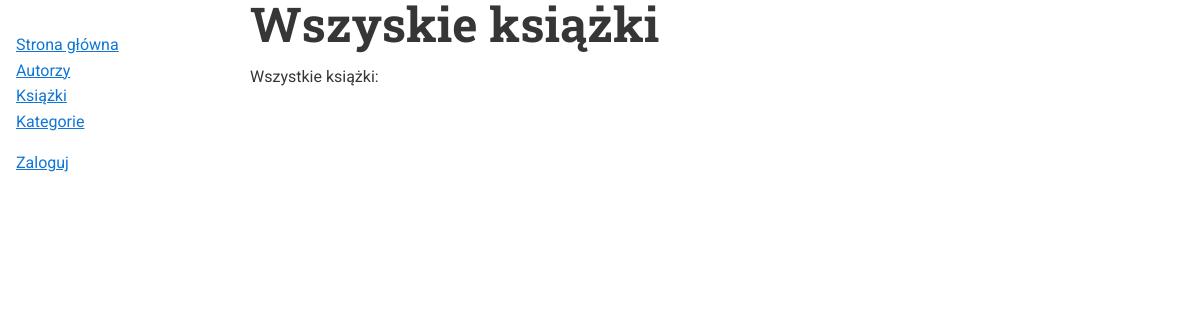
The page /books/ on the database as committed earlier.
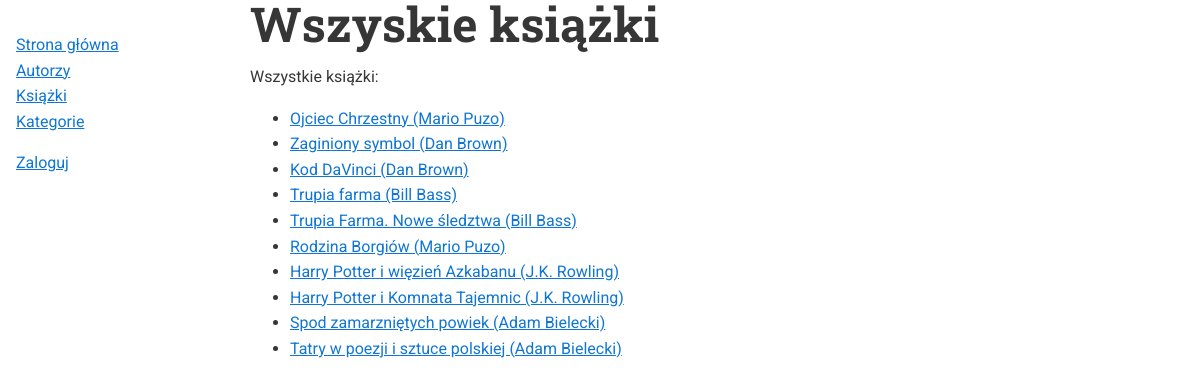
The same page on the database as committed later.
### books/models.py (models this page shows)
class Book(models.Model):
    title = models.CharField(
        max_length=200,
        null=False,
        blank=False,
        verbose_name="Title",
        help_text="",
    )
    author = models.ForeignKey(
        Author, on_delete=models.PROTECT,
        null=False,
        blank=False,
        verbose_name="Author",
        help_text="",
    )
    categories = models.ManyToManyField(
        "Category",
        blank=False,
        verbose_name="Categories",
        help_text="",
    )
    pages = models.PositiveIntegerField(
        null=True,
        blank=True,
        verbose_name="Pages",
        help_text="",
    )
    description = models.TextField(
        blank=True,
        verbose_name="Description",
        help_text="",
    )
    cover = models.ImageField(
        blank=True, null=False, default="",
        verbose_name="Cover image",
        help_text="",
    )
    def __str__(self):
        return f'{self.title} ({self.author})'

class Author(models.Model):
    first_name = models.CharField(
        max_length=50,
        null=False,
        blank=False,
        verbose_name="First Name",
        help_text="",
    )
    last_name = models.CharField(
        max_length=100,
        null=False,
        blank=False,
        verbose_name="Last Name",
        help_text="",
    )
    birth_date = models.DateField(
        null=True,
        blank=True,
        verbose_name="Birth Date",
        help_text="",
    )
    web_site = models.URLField(
        null=False,
        blank=True,
        default="",
        verbose_name="Web Site Address",
        help_text="",
    )
    def __str__(self):
        return f'{self.first_name} {self.last_name}'

### books/views.py (the view)
# urls.py: path('books/', views.BookList.as_view(), name='list-books'),
class BookList(ListView):
    model = Book
    template_name = 'books/list_books.html'
    extra_context = {
        'title': 'Wszyskie książki',
    }

### templates/books/list_books.html
{% extends "base_books.html" %}
{% block content %}
<p>Wszystkie książki:</p>
<ul>
{% for book in object_list %}
    <li><a href="{% url 'books:book-details' book.pk %}">{{ book }}</a></li>
{% endfor %}
</ul>
{% endblock %}

### templates/base_books.html (shortened to what this page needs)
{% load static %}
<!DOCTYPE html>
<html lang="en">
<head>
    <link rel="stylesheet"
          href="https://cdnjs.cloudflare.com/ajax/libs/normalize/8.0.1/normalize.min.css"
 />
    <link rel="stylesheet" href="{% static 'books/books.css' %}">
</head>
<body>
    <nav>
        <ul>
            <li><a href="{% url 'books:index' %}">Strona główna</a></li>
            <li><a href="{% url 'books:list-authors' %}">Autorzy</a></li>
            <li><a href="{% url 'books:list-books' %}">Książki</a></li>
            <li><a href="{% url 'books:list-categories' %}">Kategorie</a></li>
        </ul>
        {% if request.user.is_authenticated %}
        <p>Witaj, {{ request.user.first_name }}!</p>
        <p><a href="{% url 'reviews:list-reviews' %}">Twoje recenzje</a></p>
        <p><a href="{% url 'logout' %}">Wyloguj</a></p>
        {% else %}
        <p><a href="{% url 'login' %}">Zaloguj</a></p>
        {% endif %}
    </nav>
    <main>
        <h1>{{ title }}</h1>
{% block content %}{% endblock %}
    </main>
</body>
</html>

### books/static/books/books.css (style rules this page uses)
*, *::before, *::after { box-sizing: border-box; }
:root { --ff-sans: 'Roboto', sans-serif; --ff-headers: 'Roboto Slab', serif; --fw-regular: 400; --fw-bold: 700; --fs-h1: 3rem; --fs-h2: 2.25rem; --fs-h3: 1.5rem; --fs-body: 1rem; --clr-light: #FFFFFF; --clr-dark: #363636; --clr-accent: #0f76d6; --clr-logo: #06427a; }
body { background-color: var(--clr-light); color: var(--clr-dark); margin: 0; font-family: var(--ff-sans); font-size: var(--fs-body); font-weight: var(--fw-regular); line-height: 1.6; }
h1, h2, h3 { margin: 0 0 0.3rem 0; line-height: 1; font-weight: var(--fw-bold); font-family: var(--ff-headers); }
h1 { font-size: var(--fs-h1); color: var(--clr-primary); }
a { color: var(--clr-accent); }
nav ul { list-style: none; padding: 0; }
@media (min-width: 1000px) { body { display: grid; grid-template-columns: 250px 2fr; } }
@media (min-width: 1000px) { nav { grid-column: 1/2; margin: 1em; } }
@media (min-width: 1000px) { main { grid-column: 2/-1; } }

Rows that differ between the two databases and show on the page:
added Book: title+author "Ojciec Chrzestny (Mario Puzo)"
added Book: title+author "Zaginiony symbol (Dan Brown)"
added Book: title+author "Kod DaVinci (Dan Brown)"
added Book: title+author "Trupia farma (Bill Bass)"
added Book: title+author "Trupia Farma. Nowe śledztwa (Bill Bass)"
added Book: title+author "Rodzina Borgiów (Mario Puzo)"
added Book: title+author "Harry Potter i więzień Azkabanu (J.K. Rowling)"
added Book: title+author "Harry Potter i Komnata Tajemnic (J.K. Rowling)"
added Book: title+author "Spod zamarzniętych powiek (Adam Bielecki)"
added Book: title+author "Tatry w poezji i sztuce polskiej (Adam Bielecki)"
